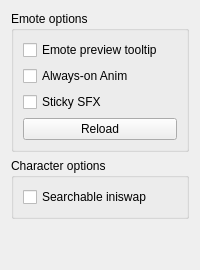
       <widget class="QWidget" name="tab_11">
        <attribute name="title">
         <string>Gameplay</string>
        </attribute>
        <layout class="QGridLayout" name="gridLayout_7">
         <item row="1" column="0">
          <widget class="QGroupBox" name="groupBox_3">
           <property name="title">
            <string>Character options</string>
           </property>
           <layout class="QVBoxLayout" name="verticalLayout_8">
            <item>
             <widget class="QCheckBox" name="searchable_iniswap">
              <property name="text">
               <string>Searchable iniswap</string>
              </property>
             </widget>
            </item>
           </layout>
          </widget>
         </item>
         <item row="0" column="0">
          <widget class="QGroupBox" name="groupBox_5">
           <property name="minimumSize">
            <size>
             <width>0</width>
             <height>121</height>
            </size>
           </property>
           <property name="title">
            <string>Emote options</string>
           </property>
           <layout class="QVBoxLayout" name="verticalLayout_13">
            <item>
             <widget class="QCheckBox" name="emote_preview">
              <property name="text">
               <string>Emote preview tooltip</string>
              </property>
             </widget>
            </item>
            <item>
             <widget class="QCheckBox" name="always_pre">
              <property name="sizePolicy">
               <sizepolicy hsizetype="Minimum" vsizetype="Maximum">
                <horstretch>0</horstretch>
                <verstretch>0</verstretch>
               </sizepolicy>
              </property>
              <property name="text">
               <string>Always-on Anim</string>
              </property>
              <property name="tristate">
               <bool>false</bool>
              </property>
             </widget>
            </item>
            <item>
             <widget class="QCheckBox" name="sticky_sfx">
              <property name="text">
               <string>Sticky SFX</string>
              </property>
             </widget>
            </item>
            <item>
             <widget class="QPushButton" name="reload_character">
              <property name="toolTip">
               <string>&lt;html&gt;&lt;head/&gt;&lt;body&gt;&lt;p&gt;Reload the currently selected character. If a character is not selected, nothing happens.&lt;/p&gt;&lt;/body&gt;&lt;/html&gt;</string>
              </property>
              <property name="text">
               <string>Reload</string>
              </property>
             </widget>
            </item>
           </layout>
          </widget>
         </item>
         <item row="2" column="0">
          <spacer name="verticalSpacer_5">
           <property name="orientation">
            <enum>Qt::Vertical</enum>
           </property>
           <property name="sizeHint" stdset="0">
            <size>
             <width>20</width>
             <height>40</height>
            </size>
           </property>
          </spacer>
         </item>
        </layout>
       </widget>
